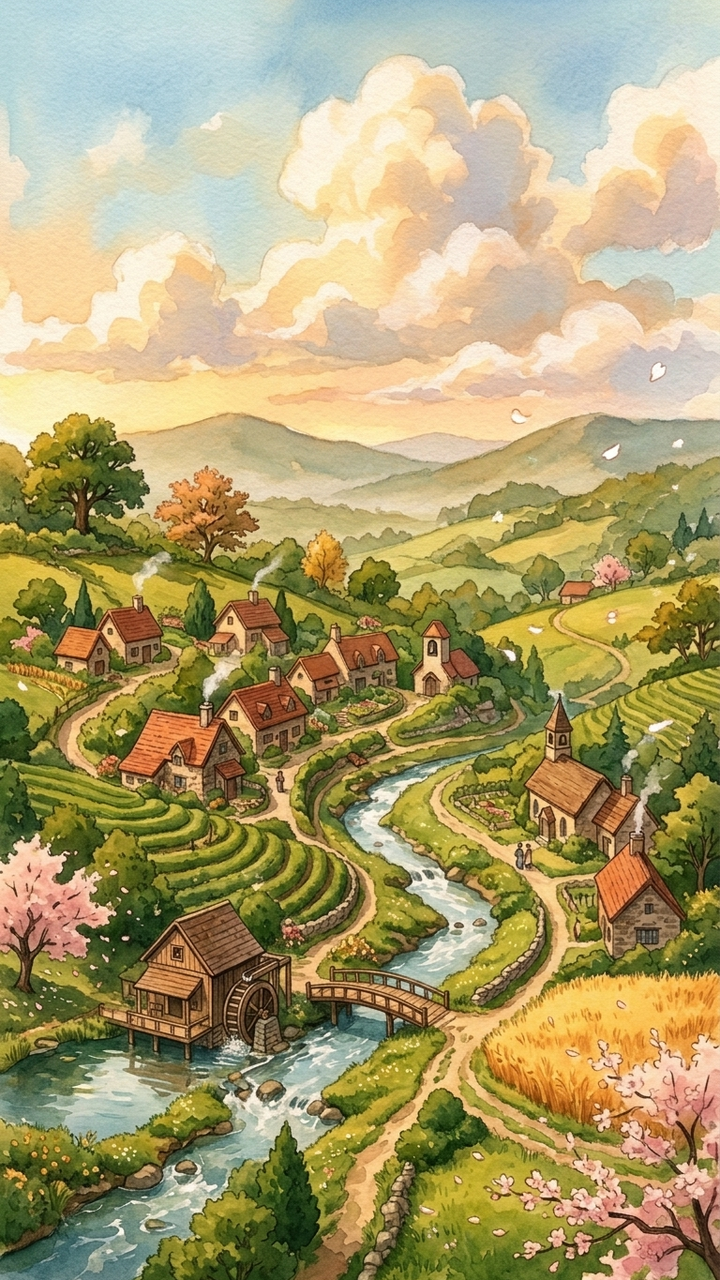
#> input picture assets/art/ui/menu_bg.png, 720 x 1280 px, given in place of menu_bg.jpg, which was not available
$ python process_nano_assets.py
#> lines starting #> are read from the running program, lines starting #| are printed output that depends on the picture; after the words box and inside, x2 and y2 are one past the last pixel; in counts of white or black regions, pixels touching at a corner belong together
"""Asset processing pipeline for Windbreath Village.
1. Copies raw Nanobanana art sheets from staging/artifacts (if present) into assets/art/raw/.
2. Slices 3x2 / 2x2 sheets cleanly and applies border-connected flood-fill alpha matting
   with edge decontamination so white clothing/egrets stay opaque while white backgrounds
   become crisp transparent RGBA sprites.
3. Generates supersampled flat-top hexagonal tile base textures & glow particles.
"""

from __future__ import annotations

import math
import shutil
from collections import deque
from pathlib import Path
import numpy as np
from PIL import Image, ImageDraw, ImageFilter

ROOT = Path(__file__).resolve().parents[1]
RAW_DIR = ROOT / "assets" / "art" / "raw"
ART_DIR = ROOT / "assets" / "art"

ARTIFACT_BRAIN_FALLBACK = Path(
    r"C:\Users\12405\.gemini\antigravity\brain\9da98ab7-22cb-4fdf-94a2-0dc2a29f8a21"
)

RAW_SOURCES = {
    "menu_bg.jpg": "menu_bg_1795598219350.jpg",
    "app_icon_raw.jpg": "app_icon_raw_1795598233858.jpg",
    "sheet_terrain.jpg": "sheet_terrain_v2_1795598202321.jpg",
    "sheet_landmarks.jpg": "sheet_landmarks_1795598164435.jpg",
    "sheet_characters.jpg": "sheet_characters_clean_1795598185455.jpg",
    "sheet_ui_icons.jpg": "sheet_ui_icons_1795598175274.jpg",
    "sheet_postcards.jpg": "sheet_postcards_1795598194064.jpg",
}


def sync_raw_sources() -> None:
    RAW_DIR.mkdir(parents=True, exist_ok=True)
    for dst_name, src_name in RAW_SOURCES.items():
        dst = RAW_DIR / dst_name
        if not dst.exists() and (ARTIFACT_BRAIN_FALLBACK / src_name).exists():
            shutil.copy2(ARTIFACT_BRAIN_FALLBACK / src_name, dst)


def remove_white_bg(cell: Image.Image, target_size: int = 256, remove_inner_holes: bool = True) -> Image.Image:
    rgba = cell.convert("RGBA")
    arr = np.array(rgba, dtype=np.uint8)
    h, w, _ = arr.shape
    rgb = arr[:, :, :3].astype(np.int16)
    mn = rgb.min(axis=2)
    mx = rgb.max(axis=2)
    sat = mx - mn

    # Background candidate: bright neutral near-white
    is_bg_cand = (mn >= 228) & (sat <= 22)
    bg_mask = np.zeros((h, w), dtype=bool)
    q: deque[tuple[int, int]] = deque()

    for x in range(w):
        if is_bg_cand[0, x]:
            bg_mask[0, x] = True
            q.append((0, x))
        if is_bg_cand[h - 1, x] and not bg_mask[h - 1, x]:
            bg_mask[h - 1, x] = True
            q.append((h - 1, x))
    for y in range(h):
        if is_bg_cand[y, 0] and not bg_mask[y, 0]:
            bg_mask[y, 0] = True
            q.append((y, 0))
        if is_bg_cand[y, w - 1] and not bg_mask[y, w - 1]:
            bg_mask[y, w - 1] = True
            q.append((y, w - 1))

    while q:
        cy, cx = q.popleft()
        for ny, nx in ((cy - 1, cx), (cy + 1, cx), (cy, cx - 1), (cy, cx + 1)):
            if 0 <= ny < h and 0 <= nx < w and not bg_mask[ny, nx] and is_bg_cand[ny, nx]:
                bg_mask[ny, nx] = True
                q.append((ny, nx))

    if remove_inner_holes:
        # Only ultra-pure white interior holes (preserves off-white egret feathers & aprons)
        pure_white = (mn >= 247) & (sat <= 6)
        bg_mask |= pure_white

    alpha = np.where(bg_mask, 0, 255).astype(np.uint8)

    # Anti-aliased soft edge & white-halo decontamination for 1px boundary ring
    fg = ~bg_mask
    eroded = fg.copy()
    eroded[1:, :] &= fg[:-1, :]
    eroded[:-1, :] &= fg[1:, :]
    eroded[:, 1:] &= fg[:, :-1]
    eroded[:, :-1] &= fg[:, 1:]
    edge_ring = fg & (~eroded)

    # Soften very bright pixels right on the outer edge ring
    bright_edge = edge_ring & (mn >= 205) & (sat <= 35)
    t = np.clip((242.0 - mn.astype(np.float32)) / 38.0, 0.0, 1.0)
    alpha = np.where(bright_edge, (t * 255.0).astype(np.uint8), alpha)

    arr[:, :, 3] = alpha
    out = Image.fromarray(arr, mode="RGBA")
    bbox = out.getbbox()
    if bbox:
        out = out.crop(bbox)

    # Fit cleanly inside square target_size with gentle padding
    pad = max(8, target_size // 16)
    max_side = target_size - pad * 2
    scale = min(max_side / max(1, out.width), max_side / max(1, out.height))
    nw = max(1, int(round(out.width * scale)))
    nh = max(1, int(round(out.height * scale)))
    resized = out.resize((nw, nh), Image.Resampling.LANCZOS)

    canvas = Image.new("RGBA", (target_size, target_size), (0, 0, 0, 0))
    canvas.paste(resized, ((target_size - nw) // 2, (target_size - nh) // 2), resized)
    return canvas


def slice_grid(
    img_path: Path,
    cols: int,
    rows: int,
    names: list[str],
    out_dir: Path,
    target_size: int = 256,
    remove_bg: bool = True,
    remove_inner_holes: bool = True,
) -> None:
    out_dir.mkdir(parents=True, exist_ok=True)
    im = Image.open(img_path).convert("RGB")
    cw = im.width / cols
    ch = im.height / rows
    idx = 0
    for r in range(rows):
        for c in range(cols):
            if idx >= len(names):
                break
            x0 = int(round(c * cw))
            y0 = int(round(r * ch))
            x1 = int(round((c + 1) * cw))
            y1 = int(round((r + 1) * ch))
            cell = im.crop((x0, y0, x1, y1))
            if remove_bg:
                # Trim small outer margin so neighbors never bleed
                mw = max(2, int(cell.width * 0.02))
                mh = max(2, int(cell.height * 0.02))
                cell = cell.crop((mw, mh, cell.width - mw, cell.height - mh))
                proc = remove_white_bg(cell, target_size=target_size, remove_inner_holes=remove_inner_holes)
            else:
                # Postcard crop: remove outer white gutter
                arr = np.array(cell)
                non_white = (arr.min(axis=2) < 238)
                ys, xs = np.where(non_white)
                if len(xs) > 10 and len(ys) > 10:
                    cell = cell.crop((int(xs.min()), int(ys.min()), int(xs.max()) + 1, int(ys.max()) + 1))
                proc = cell.resize((640, 480), Image.Resampling.LANCZOS).convert("RGBA")
            proc.save(out_dir / names[idx], "PNG", optimize=True)
            idx += 1


# [87 lines left out: function generate_hex_bases, not called in this run]


def process_key_art_and_icon() -> None:
    ui_dir = ART_DIR / "ui"
    ui_dir.mkdir(parents=True, exist_ok=True)

    menu_src = RAW_DIR / "menu_bg.jpg"
    if menu_src.exists():
        im = Image.open(menu_src).convert("RGB")
#> im is the input picture: PIL image 720x1280 RGB; mean R, G, B 172.1, 159, 111.6
        # Fit 720x1280 portrait cleanly
        target_ratio = 720.0 / 1280.0
        cur_ratio = im.width / im.height
#> cur_ratio = 0.562
        if cur_ratio > target_ratio:
            nw = int(im.height * target_ratio)
            x0 = (im.width - nw) // 2
            im = im.crop((x0, 0, x0 + nw, im.height))
        else:
            nh = int(im.width / target_ratio)
#> nh = 1280
            y0 = (im.height - nh) // 2
#> y0 = 0
            im = im.crop((0, y0, im.width, y0 + nh))
        im.resize((720, 1280), Image.Resampling.LANCZOS).save(ui_dir / "menu_bg.png", "PNG", optimize=True)

    icon_src = RAW_DIR / "app_icon_raw.jpg"
    if icon_src.exists():
        ic = Image.open(icon_src).convert("RGBA")
        side = min(ic.width, ic.height)
        x0 = (ic.width - side) // 2
        y0 = (ic.height - side) // 2
        ic = ic.crop((x0, y0, x0 + side, y0 + side))
        ic.resize((512, 512), Image.Resampling.LANCZOS).save(ui_dir / "launcher_512.png", "PNG", optimize=True)
        ic.resize((192, 192), Image.Resampling.LANCZOS).save(ui_dir / "launcher_192.png", "PNG", optimize=True)


def main() -> None:
    sync_raw_sources()
    process_key_art_and_icon()

    slice_grid(
        RAW_DIR / "sheet_terrain.jpg",
        3,
        2,
        ["prop_meadow.png", "prop_wheat.png", "prop_tea.png", "prop_blossom.png", "prop_bamboo.png", "prop_pond.png"],
        ART_DIR / "tiles",
        target_size=224,
        remove_bg=True,
        remove_inner_holes=True,
    )
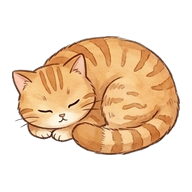
#> input picture assets/art/characters/char_cat_orange.png, 192 x 192 px, given in place of sheet_terrain.jpg, which was not available
#> the loop in slice_grid, `for r in range(rows):` made 2 passes
#> after the loop in slice_grid, `for r in range(rows):`:
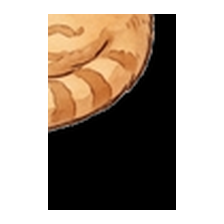
#> proc: PIL image 224x224 RGBA; mean R, G, B, A 41.5, 29.7, 18.7, 127.5; transparent parts drawn white
#> after the loop in slice_grid, `for r in range(rows):`: idx = 6
    slice_grid(
        RAW_DIR / "sheet_landmarks.jpg",
        3,
        2,
        ["lm_cottage.png", "lm_watermill.png", "lm_teahouse.png", "lm_bridge.png", "lm_hotspring.png", "lm_windchime.png"],
        ART_DIR / "landmarks",
        target_size=240,
        remove_bg=True,
        remove_inner_holes=True,
    )
#> call 2 of slice_grid, with cols = 3, rows = 2, target_size = 240, remove_bg = True, remove_inner_holes = True
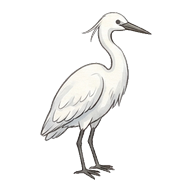
#> input picture assets/art/characters/char_egret.png, 192 x 192 px, given in place of sheet_landmarks.jpg, which was not available
#> in slice_grid (call 2), `im = Image.open(img_path).convert("RGB")`:
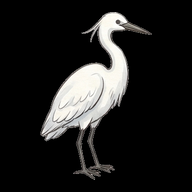
#> im: PIL image 192x192 RGB; mean R, G, B 32.3, 32, 31.2
#> the loop in slice_grid (call 2), `for r in range(rows):` made 2 passes
#> after the loop in slice_grid (call 2), `for r in range(rows):`: cell: PIL image 60x92 RGB; every value is 0
#> after the loop in slice_grid (call 2), `for r in range(rows):`:
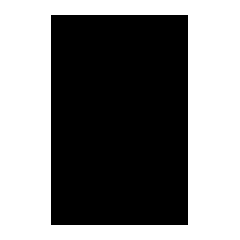
#> proc: PIL image 240x240 RGBA; mean R, G, B, A 0, 0, 0, 127.4; transparent parts drawn white
    slice_grid(
        RAW_DIR / "sheet_characters.jpg",
        3,
        2,
        ["char_villager_basket.png", "char_villager_tea.png", "char_cat_orange.png", "char_egret.png", "char_traveler.png", "char_snowfox.png"],
        ART_DIR / "characters",
        target_size=192,
        remove_bg=True,
        remove_inner_holes=False,  # Preserve white egret feathers & aprons!
    )
#> the loop in slice_grid (call 3), `for r in range(rows):` made 2 passes
#> pass 1, in remove_white_bg (call 13), `is_bg_cand = (mn >= 228) & (sat <= 22)`:
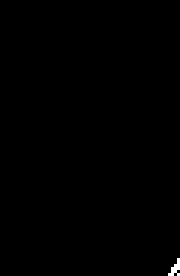
#> is_bg_cand: shape (92, 60) bool (shown 3 times larger); 0.22% white in thin lines or dots, all inside (x1, y1, x2, y2) = (56, 86, 60, 92)
#> pass 1, in remove_white_bg (call 13), `t = np.clip((242.0 - mn.astype(np.float32)) / 38.0, 0.0, 1.0)`:
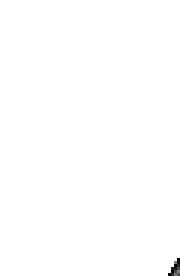
#> t: shape (92, 60) float32 (shown 3 times larger); min 0, max 1, mean 0.998
    slice_grid(
        RAW_DIR / "sheet_ui_icons.jpg",
        3,
        2,
        ["icon_grain.png", "icon_tea.png", "icon_bamboo.png", "icon_harmony.png", "icon_lantern.png", "icon_postcard.png"],
        ART_DIR / "ui",
        target_size=144,
        remove_bg=True,
        remove_inner_holes=True,
    )
    slice_grid(
        RAW_DIR / "sheet_postcards.jpg",
        2,
        2,
        ["postcard_01.png", "postcard_02.png", "postcard_03.png", "postcard_04.png"],
        ART_DIR / "postcards",
        remove_bg=False,
    )
    generate_hex_bases()
    print("Processed all Nanobanana sheets & procedural hex bases cleanly.")


if __name__ == "__main__":
#> (the run stopped early here; a loop or call above may not have finished)
